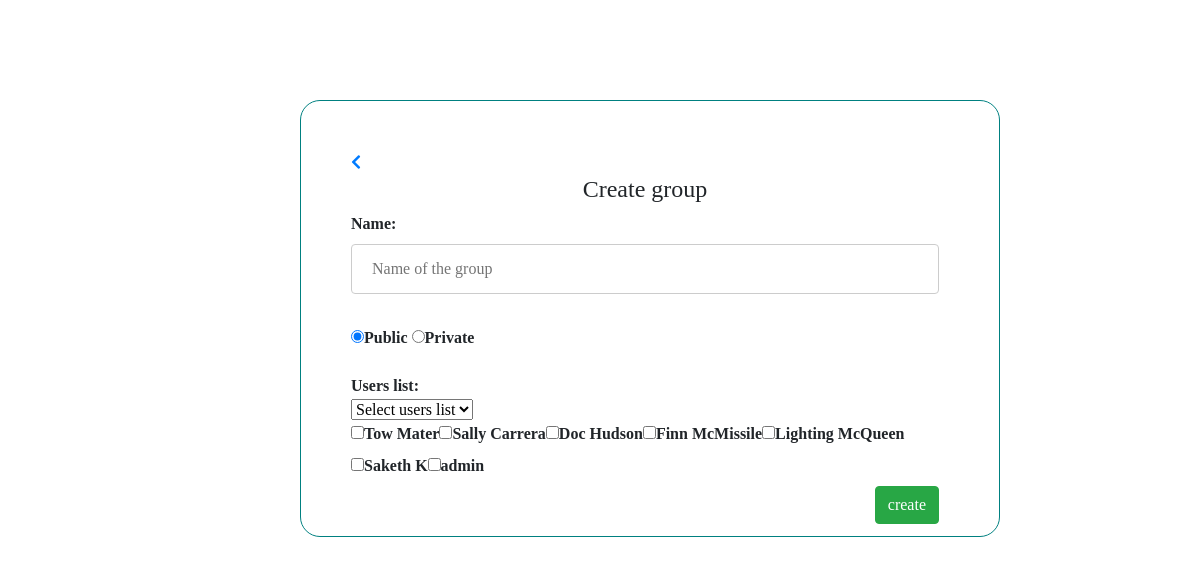
Page /creategroup.php (signed in) on the earlier database version.
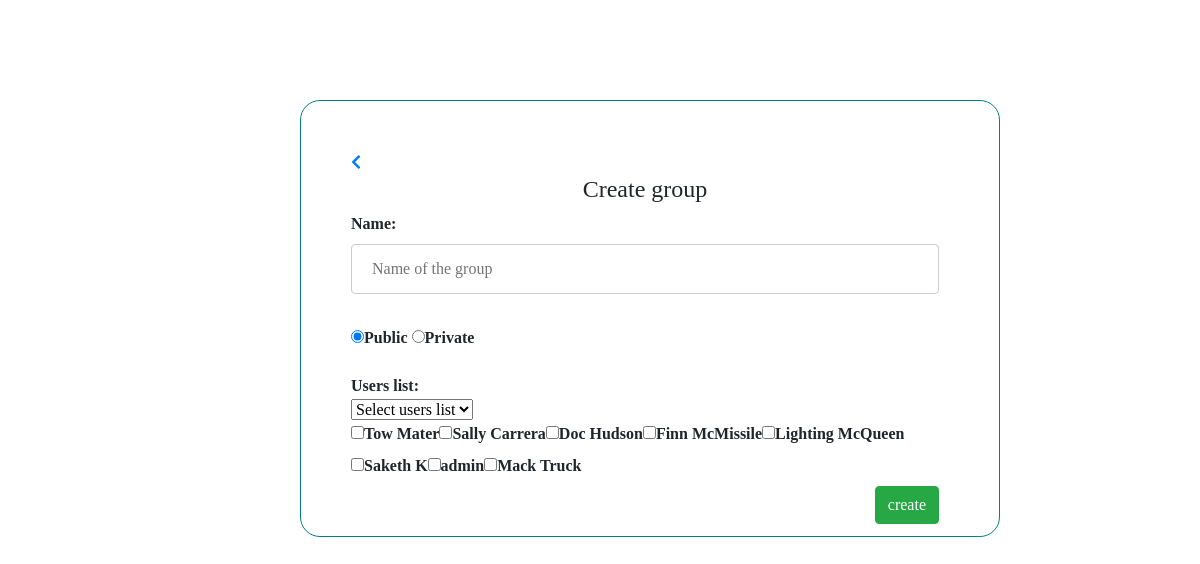
Same page on the later database version.
### tables this page shows
CREATE TABLE `users` (
  `user_id` int(30) NOT NULL,
  `user_name` varchar(30) NOT NULL,
  `email_id` varchar(30) NOT NULL,
  `password` varchar(30) NOT NULL,
  `user_image` text NOT NULL,
  `posts` text,
  `comments` text NOT NULL
);

### creategroup.php (the view, shortened to what this page needs)
<!DOCTYPE html>
<html>
<head>
<link rel ="stylesheet" a href="css\creategroup.css">
<link rel="stylesheet" href="https://use.fontawesome.com/releases/v5.0.13/css/all.css"
>
<link rel="stylesheet" href="https://stackpath.bootstrapcdn.com/bootstrap/4.1.1/css/bootstrap.min.css"
>
</head>
<body>
<div class="formdiv">
	<div class="align">
    <form method ="post">
    <a href=home.php <i class="fas fa-chevron-left" ></i></a>
	<H4 style="text-align: center;"> Create group </H4>
	Name:<br>
	<input type="text" id="text" name="gname" size="50"placeholder="Name of the group" required /><br><br>
	<input type="radio" name="privacy" value="public" checked/>Public
	<input type="radio" name="privacy" value="private"/>Private<br><br>
	Users list:<br>
    <?php
        global $dbc;
        $user_id = $_SESSION['user_id'];
        $list="";
        $list=$list."<div class='multiselect'>";
        $list=$list."<div class='selectBox' onclick='showCheckboxes()'>";
        $list=$list."<select><option>Select users list</option>";
        $list=$list."</select>";
        $list=$list."<div class='overSelect'></div>";
        $list=$list."</div>";
        $list=$list."<div id='checkboxes'>";
         $sqlist = "SELECT user_name,user_id from users where user_id != '$user_id'";
        $runlist= mysqli_query($dbc,$sqlist);
        while($resultlist = mysqli_fetch_array($runlist)){
            $userlist_name= $resultlist['user_name'];
            $userlist_id = $resultlist['user_id'];
            $list=$list."<label>";
            $list=$list."<input type='checkbox' name='ulist[]'  value='".$userlist_id."'/>$userlist_name</label>";
        }
     $list=$list."</div>";
     $list=$list."</div>";
     $list=$list."<input type='submit' name='submit' value='create' class='btn btn-success' style='float:right'/>";
        echo $list;
    ?>
    </form>
</div>
</div>
</body>
</html>

Differences in the rows shown:
added users: user_name "Mack Truck"
Other differences:
form field value: "☐ ☐ ☐ ☐ ☐ ☐ ☐" → "☐ ☐ ☐ ☐ ☐ ☐ ☐ ☐"
